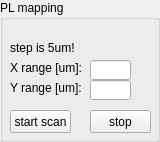
             <widget class="QGroupBox" name="groupBox_7">
              <property name="title">
               <string>PL mapping</string>
              </property>
              <widget class="QPushButton" name="pushButton">
               <property name="geometry">
                <rect>
                 <x>10</x>
                 <y>110</y>
                 <width>61</width>
                 <height>23</height>
                </rect>
               </property>
               <property name="text">
                <string>start scan</string>
               </property>
              </widget>
              <widget class="QPushButton" name="pushButton_2">
               <property name="geometry">
                <rect>
                 <x>90</x>
                 <y>110</y>
                 <width>61</width>
                 <height>23</height>
                </rect>
               </property>
               <property name="text">
                <string>stop</string>
               </property>
              </widget>
              <widget class="QLineEdit" name="lineEdit_2">
               <property name="geometry">
                <rect>
                 <x>90</x>
                 <y>80</y>
                 <width>41</width>
                 <height>20</height>
                </rect>
               </property>
              </widget>
              <widget class="QLabel" name="label_25">
               <property name="geometry">
                <rect>
                 <x>10</x>
                 <y>60</y>
                 <width>71</width>
                 <height>16</height>
                </rect>
               </property>
               <property name="text">
                <string>X range [um]:</string>
               </property>
              </widget>
              <widget class="QLabel" name="label_27">
               <property name="geometry">
                <rect>
                 <x>10</x>
                 <y>80</y>
                 <width>71</width>
                 <height>16</height>
                </rect>
               </property>
               <property name="text">
                <string>Y range [um]:</string>
               </property>
              </widget>
              <widget class="QLineEdit" name="lineEdit_3">
               <property name="geometry">
                <rect>
                 <x>90</x>
                 <y>60</y>
                 <width>41</width>
                 <height>20</height>
                </rect>
               </property>
              </widget>
              <widget class="QLabel" name="label_28">
               <property name="geometry">
                <rect>
                 <x>10</x>
                 <y>40</y>
                 <width>91</width>
                 <height>16</height>
                </rect>
               </property>
               <property name="text">
                <string>step is 5um!</string>
               </property>
              </widget>
             </widget>
